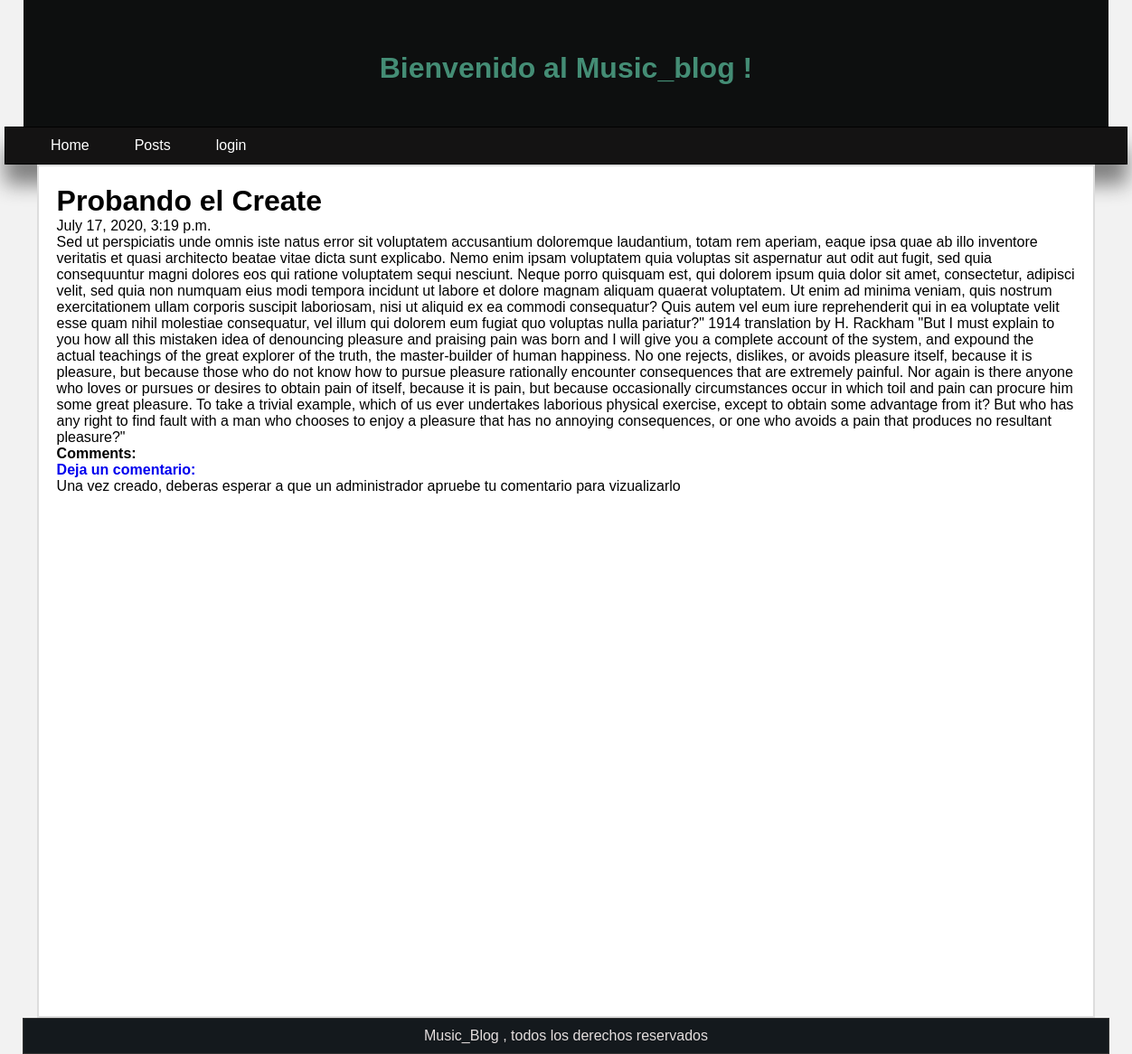
Page /posts/3 on the committed database.
### blog/models.py (models this page shows, shortened)
class Post (models.Model):
    author=models.ForeignKey(User, verbose_name=("user"), null=True,on_delete=models.SET_NULL)
    title=models.CharField(max_length=200,verbose_name="Titutlo :")
    text=RichTextField(verbose_name="Contenido :" )
    created_at=models.DateTimeField(auto_now=True, verbose_name="Created at :")
    published_at=models.DateTimeField(blank=True,null=True)

### blog/views.py (the view)
# urls.py: path("posts/<int:pk>",views.PostDetailView.as_view(), name="post_detail"),
class PostDetailView (DetailView):
    model=Post
    context_object_name="post_detail"
    template_name="blog/post_detail.html"

### blog/templates/blog/post_detail.html (shortened to what this page needs)
{% extends 'blog/base.html' %}
{%block content%}
    <h1> {{post_detail.title}} </h1>
        {{post_detail.created_at}}
    <p> {{post_detail.text|safe}} </p>
    <h4> Comments:  </h4>
    <a href="{%url "blog:create_comment" pk=post_detail.pk%}"> <strong> Deja un comentario:  </strong> </a><br>
    <p> Una vez creado, deberas esperar a que un administrador apruebe tu comentario para vizualizarlo </p>
    {%endblock%}

### blog/static/css/blog.css (style rules this page uses)
* { margin: 0px; padding: 0px ; text-decoration: none; font-family: Arial, Helvetica, sans-serif; }
body { background-color: #f2f2f2; }

### rows in the picture
Post: title "Probando el Create", created_at "July 17, 2020, 3:19 p.m.", text "Sed ut perspiciatis unde omnis iste natus error sit voluptatem accusantium doloremque laudantium, totam rem aperiam, eaque ipsa quae ab illo inventore veritatis et quasi architecto beatae vitae dicta sunt explicabo. Nemo enim ipsam voluptatem quia voluptas sit aspernatur aut odit aut fugit, sed quia consequuntur magni dolores eos qui ratione voluptatem sequi nesciunt. Neque porro quisquam est, qui dolorem ipsum quia dolor sit amet, consectetur, adipisci velit, sed quia non numquam eius modi tempora incidunt ut labore et dolore magnam aliquam quaerat voluptatem. Ut enim ad minima veniam, quis nostrum exercitationem ullam corporis suscipit laboriosam, nisi ut aliquid ex ea commodi…"
